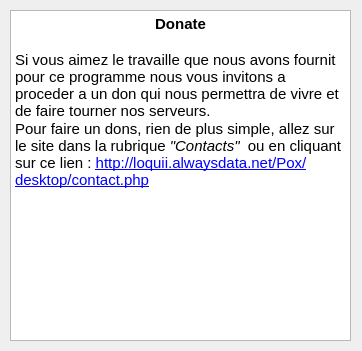
<?xml version="1.0" encoding="UTF-8"?>
<ui version="4.0">
 <class>HelpWindows</class>
 <widget class="QDialog" name="HelpWindows">
  <property name="geometry">
   <rect>
    <x>0</x>
    <y>0</y>
    <width>362</width>
    <height>351</height>
   </rect>
  </property>
  <property name="windowTitle">
   <string>Dialog</string>
  </property>
  <widget class="QTextBrowser" name="About">
   <property name="geometry">
    <rect>
     <x>10</x>
     <y>10</y>
     <width>341</width>
     <height>331</height>
    </rect>
   </property>
   <property name="verticalScrollBarPolicy">
    <enum>Qt::ScrollBarAlwaysOff</enum>
   </property>
   <property name="horizontalScrollBarPolicy">
    <enum>Qt::ScrollBarAlwaysOff</enum>
   </property>
   <property name="html">
    <string>&lt;!DOCTYPE HTML PUBLIC &quot;-//W3C//DTD HTML 4.0//EN&quot; &quot;http://www.w3.org/TR/REC-html40/strict.dtd&quot;&gt;
&lt;html&gt;&lt;head&gt;&lt;meta name=&quot;qrichtext&quot; content=&quot;1&quot; /&gt;&lt;style type=&quot;text/css&quot;&gt;
p, li { white-space: pre-wrap; }
&lt;/style&gt;&lt;/head&gt;&lt;body style=&quot; font-family:'Cantarell'; font-size:11pt; font-weight:400; font-style:normal;&quot;&gt;
&lt;p align=&quot;center&quot; style=&quot; margin-top:0px; margin-bottom:0px; margin-left:0px; margin-right:0px; -qt-block-indent:0; text-indent:0px;&quot;&gt;&lt;span style=&quot; font-weight:600;&quot;&gt;IpodConversationRecorver&lt;/span&gt;&lt;/p&gt;
&lt;p align=&quot;center&quot; style=&quot; margin-top:0px; margin-bottom:0px; margin-left:0px; margin-right:0px; -qt-block-indent:0; text-indent:0px;&quot;&gt;&lt;span style=&quot; font-size:8pt;&quot;&gt;disign  : Guillaume&lt;/span&gt;&lt;/p&gt;
&lt;p align=&quot;center&quot; style=&quot; margin-top:0px; margin-bottom:0px; margin-left:0px; margin-right:0px; -qt-block-indent:0; text-indent:0px;&quot;&gt;&lt;span style=&quot; font-size:8pt;&quot;&gt;Programmation : Guillaume&lt;/span&gt;&lt;/p&gt;
&lt;p align=&quot;center&quot; style=&quot; margin-top:0px; margin-bottom:0px; margin-left:0px; margin-right:0px; -qt-block-indent:0; text-indent:0px;&quot;&gt;&lt;span style=&quot; font-size:8pt;&quot;&gt;Tests : Nathan, Dylan, ...&lt;/span&gt;&lt;/p&gt;
&lt;p align=&quot;center&quot; style=&quot; margin-top:0px; margin-bottom:0px; margin-left:0px; margin-right:0px; -qt-block-indent:0; text-indent:0px;&quot;&gt;&lt;span style=&quot; font-size:8pt;&quot;&gt;version :  0.1&lt;/span&gt;&lt;/p&gt;
&lt;p style=&quot;-qt-paragraph-type:empty; margin-top:0px; margin-bottom:0px; margin-left:0px; margin-right:0px; -qt-block-indent:0; text-indent:0px; font-size:6pt; font-weight:600;&quot;&gt;&lt;br /&gt;&lt;/p&gt;
&lt;p style=&quot; margin-top:0px; margin-bottom:0px; margin-left:0px; margin-right:0px; -qt-block-indent:0; text-indent:0px;&quot;&gt;&lt;span style=&quot; font-size:10pt; font-weight:600;&quot;&gt;IpodConversationRecorver  &lt;/span&gt;&lt;span style=&quot; font-size:10pt;&quot;&gt;est une aplication destiné aux personnes cherchant a sauvegarder leurs conversations d'Iphone ou d'Ipod mais aussi leur permettre de visionner l'integralité des message present dans leur Idevice. &lt;/span&gt;&lt;/p&gt;
&lt;p style=&quot; margin-top:0px; margin-bottom:0px; margin-left:0px; margin-right:0px; -qt-block-indent:0; text-indent:0px;&quot;&gt;&lt;span style=&quot; font-size:10pt; font-weight:600;&quot;&gt;IpodConversationRecorver &lt;/span&gt;&lt;span style=&quot; font-size:10pt;&quot;&gt;est une idée de Guillaume qui voulant sauvgarder les messages de son Ipod et permettre  de les revisionner sur sont ordinateur, s'est mis en tête de concevoir cette aplication. Apres quelque semaine de devellopement le grand jour est arrivé l'aplication est fin prête.&lt;/span&gt;&lt;/p&gt;&lt;/body&gt;&lt;/html&gt;</string>
   </property>
  </widget>
  <widget class="QTextBrowser" name="version">
   <property name="enabled">
    <bool>true</bool>
   </property>
   <property name="geometry">
    <rect>
     <x>10</x>
     <y>10</y>
     <width>341</width>
     <height>131</height>
    </rect>
   </property>
   <property name="autoFillBackground">
    <bool>false</bool>
   </property>
   <property name="html">
    <string>&lt;!DOCTYPE HTML PUBLIC &quot;-//W3C//DTD HTML 4.0//EN&quot; &quot;http://www.w3.org/TR/REC-html40/strict.dtd&quot;&gt;
&lt;html&gt;&lt;head&gt;&lt;meta name=&quot;qrichtext&quot; content=&quot;1&quot; /&gt;&lt;style type=&quot;text/css&quot;&gt;
p, li { white-space: pre-wrap; }
&lt;/style&gt;&lt;/head&gt;&lt;body style=&quot; font-family:'Cantarell'; font-size:11pt; font-weight:400; font-style:normal;&quot;&gt;
&lt;p align=&quot;center&quot; style=&quot; margin-top:0px; margin-bottom:0px; margin-left:0px; margin-right:0px; -qt-block-indent:0; text-indent:0px;&quot;&gt;&lt;span style=&quot; font-size:14pt; font-weight:600;&quot;&gt;Versions&lt;/span&gt;&lt;/p&gt;
&lt;p align=&quot;center&quot; style=&quot;-qt-paragraph-type:empty; margin-top:0px; margin-bottom:0px; margin-left:0px; margin-right:0px; -qt-block-indent:0; text-indent:0px; font-size:14pt; font-weight:600;&quot;&gt;&lt;br /&gt;&lt;/p&gt;
&lt;p align=&quot;center&quot; style=&quot; margin-top:0px; margin-bottom:0px; margin-left:0px; margin-right:0px; -qt-block-indent:0; text-indent:0px;&quot;&gt;Version actuelle&lt;/p&gt;
&lt;p align=&quot;center&quot; style=&quot; margin-top:0px; margin-bottom:0px; margin-left:0px; margin-right:0px; -qt-block-indent:0; text-indent:0px;&quot;&gt;&lt;span style=&quot; font-size:12pt; text-decoration: underline;&quot;&gt;0.1&lt;/span&gt;&lt;/p&gt;
&lt;p align=&quot;center&quot; style=&quot;-qt-paragraph-type:empty; margin-top:0px; margin-bottom:0px; margin-left:0px; margin-right:0px; -qt-block-indent:0; text-indent:0px; font-weight:600;&quot;&gt;&lt;br /&gt;&lt;/p&gt;&lt;/body&gt;&lt;/html&gt;</string>
   </property>
  </widget>
  <widget class="QTextBrowser" name="Help">
   <property name="geometry">
    <rect>
     <x>10</x>
     <y>10</y>
     <width>341</width>
     <height>331</height>
    </rect>
   </property>
   <property name="autoFillBackground">
    <bool>false</bool>
   </property>
   <property name="verticalScrollBarPolicy">
    <enum>Qt::ScrollBarAlwaysOff</enum>
   </property>
   <property name="horizontalScrollBarPolicy">
    <enum>Qt::ScrollBarAlwaysOff</enum>
   </property>
   <property name="html">
    <string>&lt;!DOCTYPE HTML PUBLIC &quot;-//W3C//DTD HTML 4.0//EN&quot; &quot;http://www.w3.org/TR/REC-html40/strict.dtd&quot;&gt;
&lt;html&gt;&lt;head&gt;&lt;meta name=&quot;qrichtext&quot; content=&quot;1&quot; /&gt;&lt;style type=&quot;text/css&quot;&gt;
p, li { white-space: pre-wrap; }
&lt;/style&gt;&lt;/head&gt;&lt;body style=&quot; font-family:'Cantarell'; font-size:11pt; font-weight:400; font-style:normal;&quot;&gt;
&lt;p align=&quot;center&quot; style=&quot; margin-top:0px; margin-bottom:0px; margin-left:0px; margin-right:0px; -qt-block-indent:0; text-indent:0px;&quot;&gt;&lt;span style=&quot; font-size:9pt; font-weight:600;&quot;&gt;Help&lt;/span&gt;&lt;/p&gt;
&lt;p align=&quot;center&quot; style=&quot;-qt-paragraph-type:empty; margin-top:0px; margin-bottom:0px; margin-left:0px; margin-right:0px; -qt-block-indent:0; text-indent:0px; font-size:9pt; font-weight:600;&quot;&gt;&lt;br /&gt;&lt;/p&gt;
&lt;p style=&quot; margin-top:0px; margin-bottom:0px; margin-left:0px; margin-right:0px; -qt-block-indent:0; text-indent:0px;&quot;&gt;&lt;span style=&quot; font-size:9pt; font-weight:600;&quot;&gt;Vous êtes perdu ?&lt;/span&gt;&lt;/p&gt;
&lt;p style=&quot; margin-top:0px; margin-bottom:0px; margin-left:0px; margin-right:0px; -qt-block-indent:0; text-indent:0px;&quot;&gt;&lt;span style=&quot; font-size:9pt;&quot;&gt;Nous pouvons repondre a vos questions via les pages de notre site. Ensuite sur le site vous trouverez des aides generales qui surment vous aiderons.&lt;/span&gt;&lt;/p&gt;
&lt;p style=&quot;-qt-paragraph-type:empty; margin-top:0px; margin-bottom:0px; margin-left:0px; margin-right:0px; -qt-block-indent:0; text-indent:0px; font-size:9pt;&quot;&gt;&lt;br /&gt;&lt;/p&gt;
&lt;p style=&quot; margin-top:0px; margin-bottom:0px; margin-left:0px; margin-right:0px; -qt-block-indent:0; text-indent:0px;&quot;&gt;&lt;span style=&quot; font-size:9pt; font-weight:600;&quot;&gt;Mon fichier ne fonctionne pas, que faire ?&lt;/span&gt;&lt;/p&gt;
&lt;p style=&quot; margin-top:0px; margin-bottom:0px; margin-left:0px; margin-right:0px; -qt-block-indent:0; text-indent:0px;&quot;&gt;&lt;span style=&quot; font-size:9pt;&quot;&gt;Si le fichier que vous donnez a notre programme il se peux qu'il ne soit pas sur le bon format ou alors il se peut qu'il ne soit pas avec le contenu demander par l'application. Dans le cas ou vous doutez sur l'état du fichier vous pouvez tentez une nouvelle sauvegarde, ou de retelecharger le fichier ( jailbreack uniquement )&lt;/span&gt;&lt;/p&gt;
&lt;p style=&quot;-qt-paragraph-type:empty; margin-top:0px; margin-bottom:0px; margin-left:0px; margin-right:0px; -qt-block-indent:0; text-indent:0px; font-size:9pt;&quot;&gt;&lt;br /&gt;&lt;/p&gt;
&lt;p style=&quot; margin-top:0px; margin-bottom:0px; margin-left:0px; margin-right:0px; -qt-block-indent:0; text-indent:0px;&quot;&gt;&lt;span style=&quot; font-size:9pt; font-weight:600;&quot;&gt;Autre Chose ?&lt;/span&gt;&lt;/p&gt;
&lt;p style=&quot; margin-top:0px; margin-bottom:0px; margin-left:0px; margin-right:0px; -qt-block-indent:0; text-indent:0px;&quot;&gt;&lt;span style=&quot; font-size:9pt;&quot;&gt;Le site que nous mettons a votre disposition regorge de fonctionnalité et de pages d'aide nous vous consillons d'aller y faire un tour. ( &lt;/span&gt;&lt;a href=&quot;http://loquii.alwaysdata.com/&quot;&gt;&lt;span style=&quot; font-size:9pt; text-decoration: underline; color:#0000ff;&quot;&gt;loquii.alwaysdata.net&lt;/span&gt;&lt;/a&gt;&lt;span style=&quot; font-size:9pt;&quot;&gt; )&lt;/span&gt;&lt;/p&gt;&lt;/body&gt;&lt;/html&gt;</string>
   </property>
  </widget>
  <widget class="QTextBrowser" name="Donnate">
   <property name="geometry">
    <rect>
     <x>10</x>
     <y>10</y>
     <width>341</width>
     <height>331</height>
    </rect>
   </property>
   <property name="autoFillBackground">
    <bool>false</bool>
   </property>
   <property name="verticalScrollBarPolicy">
    <enum>Qt::ScrollBarAlwaysOff</enum>
   </property>
   <property name="horizontalScrollBarPolicy">
    <enum>Qt::ScrollBarAlwaysOff</enum>
   </property>
   <property name="html">
    <string>&lt;!DOCTYPE HTML PUBLIC &quot;-//W3C//DTD HTML 4.0//EN&quot; &quot;http://www.w3.org/TR/REC-html40/strict.dtd&quot;&gt;
&lt;html&gt;&lt;head&gt;&lt;meta name=&quot;qrichtext&quot; content=&quot;1&quot; /&gt;&lt;style type=&quot;text/css&quot;&gt;
p, li { white-space: pre-wrap; }
&lt;/style&gt;&lt;/head&gt;&lt;body style=&quot; font-family:'Cantarell'; font-size:11pt; font-weight:400; font-style:normal;&quot;&gt;
&lt;p align=&quot;center&quot; style=&quot; margin-top:0px; margin-bottom:0px; margin-left:0px; margin-right:0px; -qt-block-indent:0; text-indent:0px;&quot;&gt;&lt;span style=&quot; font-weight:600;&quot;&gt;Donate&lt;/span&gt;&lt;/p&gt;
&lt;p align=&quot;center&quot; style=&quot;-qt-paragraph-type:empty; margin-top:0px; margin-bottom:0px; margin-left:0px; margin-right:0px; -qt-block-indent:0; text-indent:0px; font-weight:600;&quot;&gt;&lt;br /&gt;&lt;/p&gt;
&lt;p style=&quot; margin-top:0px; margin-bottom:0px; margin-left:0px; margin-right:0px; -qt-block-indent:0; text-indent:0px;&quot;&gt;Si vous aimez le travaille que nous avons fournit pour ce programme nous vous invitons a proceder a un don qui nous permettra de vivre et de faire tourner nos serveurs.&lt;/p&gt;
&lt;p style=&quot; margin-top:0px; margin-bottom:0px; margin-left:0px; margin-right:0px; -qt-block-indent:0; text-indent:0px;&quot;&gt;Pour faire un dons, rien de plus simple, allez sur le site dans la rubrique &lt;span style=&quot; font-style:italic;&quot;&gt;&amp;quot;Contacts&amp;quot; &lt;/span&gt;&lt;span style=&quot; font-weight:600;&quot;&gt; &lt;/span&gt;ou en cliquant sur ce lien : &lt;a href=&quot;http://loquii.alwaysdata.net/Pox/desktop/contact.php&quot;&gt;&lt;span style=&quot; text-decoration: underline; color:#0000ff;&quot;&gt;http://loquii.alwaysdata.net/Pox/desktop/contact.php&lt;/span&gt;&lt;/a&gt;&lt;/p&gt;&lt;/body&gt;&lt;/html&gt;</string>
   </property>
  </widget>
 </widget>
 <resources/>
 <connections/>
</ui>
